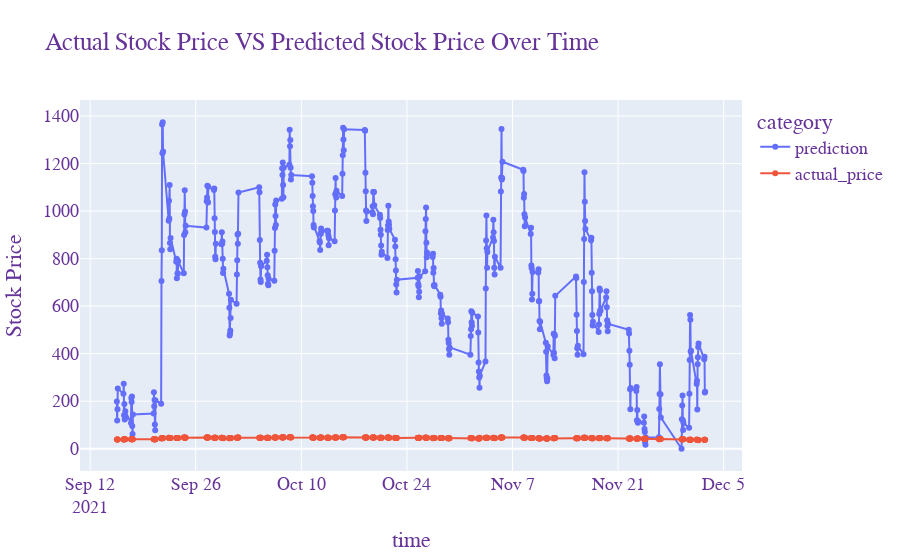

The notebook cell saved with this chart:
### Code cell
fig = px.line(eval_df, x='time', y='price', color='category', markers=True, 
             title = 'Actual Stock Price VS Predicted Stock Price Over Time')
fig.update_layout(
   
    yaxis_title="Stock Price",
    font=dict(
        family="Courier New, monospace",
        size=18,
        color="RebeccaPurple"
    )
)

fig.show()

### Figure 1 — Plotly figure (JSON) as saved in the notebook; plotly's stock layout.template omitted (floating-point values rounded to 4 significant figures; data arrays with more than 128 entries replaced by an {"elided": "..."} marker saying what was removed)
{"data": [{"hovertemplate": "category=prediction<br>time=%{x}<br>price=%{y}<extra></extra>", "legendgroup": "prediction", "line": {"color": "#636efa", "dash": "solid"}, "marker": {"symbol": "circle"}, "mode": "lines+markers", "name": "prediction", "orientation": "v", "showlegend": true, "type": "scatter", "x": {"elided": "385 str values"}, "xaxis": "x", "y": {"elided": "385 float values"}, "yaxis": "y"}, {"hovertemplate": "category=actual_price<br>time=%{x}<br>price=%{y}<extra></extra>", "legendgroup": "actual_price", "line": {"color": "#EF553B", "dash": "solid"}, "marker": {"symbol": "circle"}, "mode": "lines+markers", "name": "actual_price", "orientation": "v", "showlegend": true, "type": "scatter", "x": {"elided": "385 str values"}, "xaxis": "x", "y": {"elided": "385 float values"}, "yaxis": "y"}], "layout": {"font": {"color": "RebeccaPurple", "family": "Courier New, monospace", "size": 18}, "legend": {"title": {"text": "category"}, "tracegroupgap": 0}, "title": {"text": "Actual Stock Price VS Predicted Stock Price Over Time"}, "xaxis": {"anchor": "y", "domain": [0, 1], "title": {"text": "time"}}, "yaxis": {"anchor": "x", "domain": [0, 1], "title": {"text": "Stock Price"}}}}
